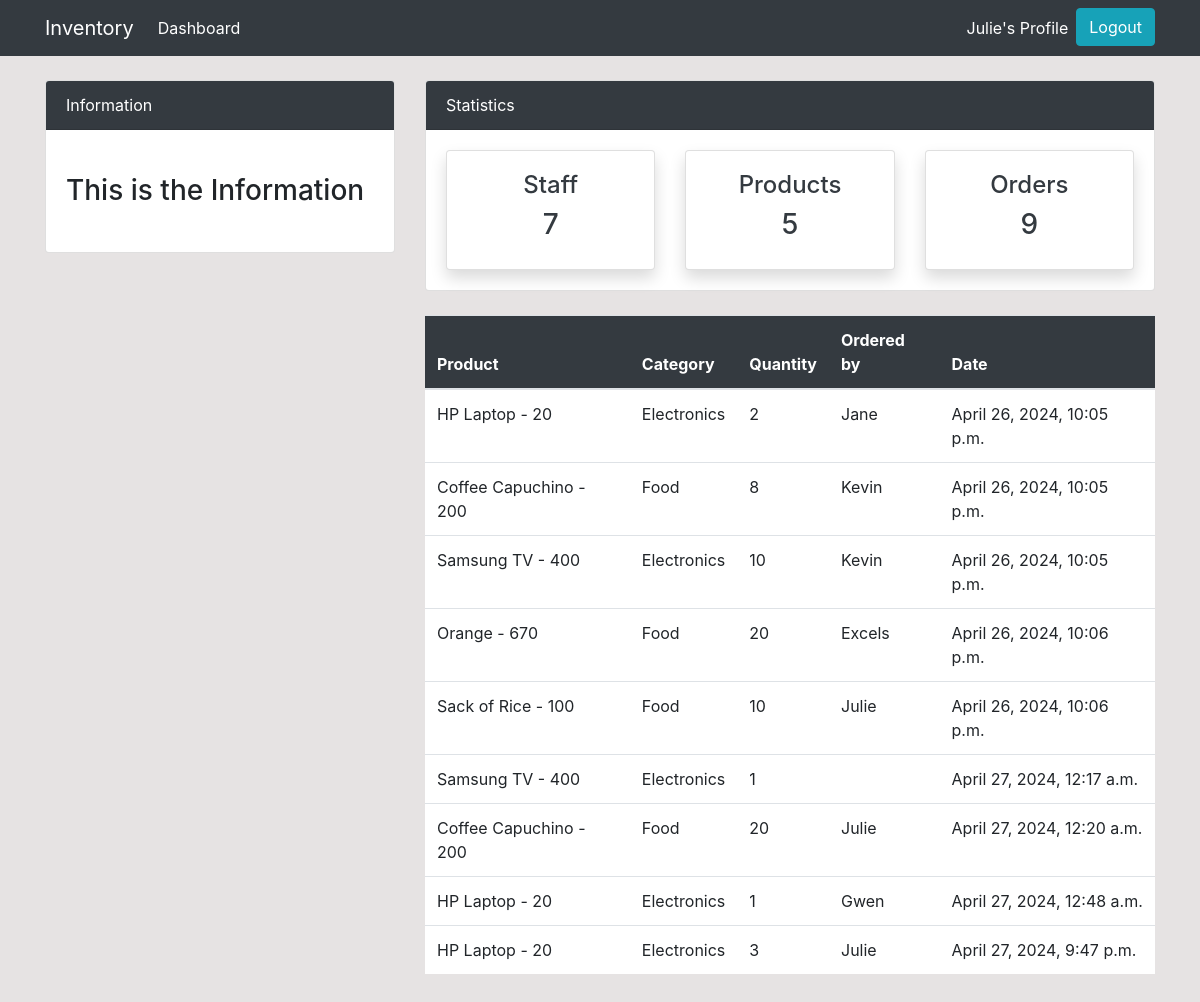
Page /order/ (signed in) on the committed database.
### dashboard/models.py (models this page shows, shortened)
class Order(models.Model):
    product = models.ForeignKey(Product, on_delete=models.CASCADE, null=True)
    staff = models.ForeignKey(User, models.CASCADE, null=True)
    order_quantity = models.PositiveIntegerField(null=True)
    date = models.DateTimeField(auto_now_add=True)
    class Meta:
        verbose_name_plural = "Order"

class Product(models.Model):
    name = models.CharField(max_length=100, null=True)
    category = models.CharField(max_length=20, choices=CATEGORY, null=True)
    quantity = models.PositiveIntegerField(null=True)
    class Meta:
        verbose_name_plural = "Products"
    def __str__(self):
        return f'{self.name} - {self.quantity}'

### dashboard/views.py (the view)
# urls.py: path('order/', views.order, name='dashboard-order'),
@login_required
def order(request):
    orders = Order.objects.all()
    orders_count = orders.count()
    workers_count = User.objects.all().count()
    product_count = Product.objects.all().count()
    context = {
        'orders': orders,
        'workers_count': workers_count,
        'orders_count': orders_count,
        'product_count': product_count
    }
    return render(request ,'dashboard/order.html', context)

### templates/dashboard/order.html (shortened to what this page needs)
{% extends 'partials/base.html' %}
{% block content %}
{% include 'partials/topnav.html' %}
<div class="container">
<div class="row my-4">
    <div class="col-md-4"></div>
    <div class="col-md-8">
        <table class="table bg-white">
            <thead class="bg-dark text-white">
                <tr>
                    <th scope="col">Product</th>
                    <th scope="col">Category</th>
                    <th scope="col">Quantity</th>
                    <th scope="col">Ordered by</th>
                    <th scope="col">Date</th>
                </tr>
            </thead>
            <tbody>
                {% for orders in orders %}
                <tr>
                    <td>{{ orders.product }}</td>
                    <td>{{ orders.product.category }}</td>
                    <td>{{ orders.order_quantity }}</td>
                    <td>{{ orders.staff.username }}</td>
                    <td>{{ orders.date }}</td>
                </tr>
                {% endfor %}
            </tbody>
        </table>
    </div>
</div>
</div>
{% endblock %}

### templates/partials/base.html (shortened to what this page needs)
{% load static %}
<!doctype html>
<html lang="en">
  <head>
    <link rel="stylesheet" href="https://cdn.jsdelivr.net/npm/bootstrap@4.6.2/dist/css/bootstrap.min.css">
     <link rel="stylesheet" href="{% static '/style.css' %}">
  </head>
  <body>
    {% include 'partials/nav.html' %}
    {% block content %}
    {% endblock %}
  </body>
</html>

### templates/partials/nav.html (shortened to what this page needs)
<nav class="navbar navbar-expand-lg navbar-dark bg-dark">
  {% if user.is_authenticated %}
  <div class="container">
      <a class="navbar-brand text-white" href="{% url 'dashboard-index' %}">Inventory</a>
      <div class="collapse navbar-collapse" id="navbarSupportedContent">
          <ul class="navbar-nav mr-auto">
              <li class="nav-item active">
                  <a class="nav-link text-white" href="{% url 'dashboard-index' %}">Dashboard </a>
              </li>
          </ul>
          <ul class="navbar-nav ml-auto">
              <li class="nav-item active">
                  <a class="nav-link text-white" href="{% url 'user-profile' %}">{{ user.username }}'s Profile
                      <span class="sr-only">(current)</span></a>
              </li>
              <li class="nav-item">
                  <form action="{% url 'user-logout' %}" method="post">
                    <input class="btn btn-info btn-block" type="submit" value="Logout">
                </form>
              </li>
          </ul>
          {% endif %}
      </div>
  </div>
</nav>

### templates/partials/topnav.html (shortened to what this page needs)
<div class="container">
<div class="row">
    <div class="col-md-4 mt-4">
        <div class="card">
            <div class="card-header bg-dark text-white">
                Information
            </div>
            <div class="card-body">
                <marquee behavior="" direction="">
                    <h3 class="my-4">This is the Information</h3>
                </marquee>
            </div>
        </div>
    </div>
    <div class="col-md-8 mt-4">
        <div class="card">
            <div class="card-header bg-dark text-white">
                Statistics
            </div>
            <div class="card-body">
                <div class="row">
                    <div class="col-md-4">
                        <a class="text-decoration-none text-dark" href="{% url 'dashboard-staff' %}">
                            <div class="card my-card shadow">
                                <div class="card-body text-center">
                                    <h4>Staff </h4>
                                    <h3>{{ workers_count }}</h3>
                                </div>
                            </div>
                        </a>
                    </div>
                    <div class="col-md-4">
                        <a class="text-decoration-none text-dark" href="{% url 'dashboard-product' %}">
                            <div class="card my-card shadow">
                                <div class="card-body text-center">
                                    <h4>Products </h4>
                                    <h3>{{ product_count }}</h3>
                                </div>
                            </div>
                        </a>
                    </div>
                    <div class="col-md-4">
                        <a class="text-decoration-none text-dark" href="{% url 'dashboard-order' %}">
                            <div class="card my-card shadow">
                                <div class="card-body text-center">
                                    <h4>Orders </h4>
                                    <h3>{{ orders_count }}</h3>
                                </div>
                            </div>
                        </a>
                    </div>
                </div>
            </div>
        </div>
    </div>
</div>
</div>

### static/style.css (style rules this page uses)
body { background: rgb(230, 227, 227); }

### rows in the picture
Order: product "HP Laptop - 20", product.category "Electronics", order_quantity "2", staff.username "Jane", date "April 26, 2024, 10:05 p.m."
Order: product "Coffee Capuchino - 200", product.category "Food", order_quantity "8", staff.username "Kevin", date "April 26, 2024, 10:05 p.m."
Order: product "Samsung TV - 400", product.category "Electronics", order_quantity "10", staff.username "Kevin", date "April 26, 2024, 10:05 p.m."
Order: product "Orange - 670", product.category "Food", order_quantity "20", staff.username "Excels", date "April 26, 2024, 10:06 p.m."
Order: product "Sack of Rice - 100", product.category "Food", order_quantity "10", staff.username "Julie", date "April 26, 2024, 10:06 p.m."
Order: product "Samsung TV - 400", product.category "Electronics", order_quantity "1", date "April 27, 2024, 12:17 a.m."
Order: product "Coffee Capuchino - 200", product.category "Food", order_quantity "20", staff.username "Julie", date "April 27, 2024, 12:20 a.m."
Order: product "HP Laptop - 20", product.category "Electronics", order_quantity "1", staff.username "Gwen", date "April 27, 2024, 12:48 a.m."
Order: product "HP Laptop - 20", product.category "Electronics", order_quantity "3", staff.username "Julie", date "April 27, 2024, 9:47 p.m."

### other values in the picture
{{ user.username }} "Julie"
{{ workers_count }} "7"
{{ product_count }} "5"
{{ orders_count }} "9"
